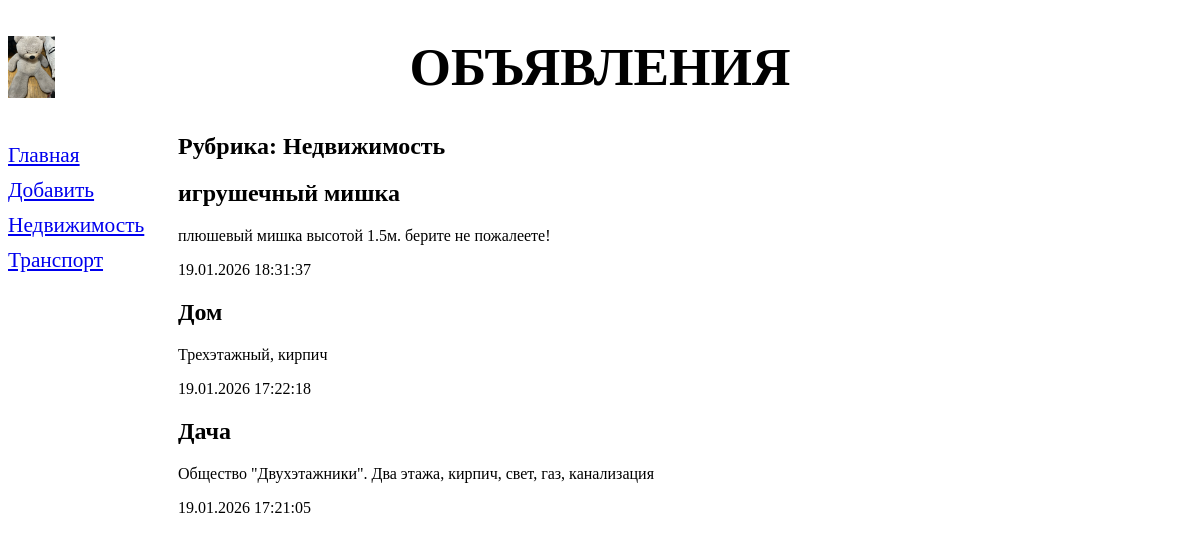
Screenshot of /bboard/1/ with the database file from the repository.
### bboard/models.py (models this page shows, shortened)
class Rubric(models.Model):
    name = models.CharField(max_length=20, db_index=True,
                            verbose_name='Название')
    class Meta:
        verbose_name_plural = 'Рубрики'
        verbose_name = 'Рубрика'
        ordering = ['name']

class Bb(models.Model):
    title = models.CharField(max_length=50, verbose_name='Товар')
    content = models.TextField(verbose_name='Описание')
    price = models.FloatField(verbose_name='Цена')
    published = models.DateTimeField(auto_now_add=True, db_index=True,
                                    verbose_name='Опубликовано')
    rubric = models.ForeignKey('Rubric', null=True,
                              on_delete=models.PROTECT, verbose_name='Рубрика')
    class Meta:
        verbose_name_plural = 'Объявления'
        verbose_name = 'Объявление'
        ordering = ['-published']

### bboard/views.py (the view)
# urls.py: path('<int:rubric_id>/', rubric_bbs, name='rubric_bbs'),
def rubric_bbs(request, rubric_id):
    bbs = Bb.objects.filter(rubric=rubric_id)
    rubrics = Rubric.objects.all()
    current_rubric = Rubric.objects.get(pk=rubric_id)
    context = {'bbs': bbs, 'rubrics': rubrics,
               'current_rubric': current_rubric}
    return render(request, 'bboard/rubric_bbs.html', context)

### bboard/templates/bboard/rubric_bbs.html (shortened to what this page needs)
{% extends "layout/basic.html" %}
{% block content %}
<h2>Рубрика: {{ current_rubric.name }}</h2>
{% for bb in bbs %}
<div>
 <h2>{{ bb.title }}</h2>
 <p>{{ bb.content }}</p>
 <p>{{ bb.published|date:"d.m.Y H:i:s" }}</p>
</div>
{% endfor %}
{% endblock %}

### bboard/templates/layout/basic.html (shortened to what this page needs)
{% load static %}
<!DOCTYPE html>
<html>
 <head>
 <link rel="stylesheet" type="text/css" href="{% static 'bboard/style.css' %}">
 </head>
 <body>
 <header>
 <h1>Объявления</h1>
 </header>
 <nav>
 <a href="{% url 'index' %}">Главная</a>
 <a href="{% url 'add' %}">Добавить</a>
 {% for rubric in rubrics %}
 <a href="{% url 'rubric_bbs' rubric.pk %}">{{ rubric.name }}</a>
 {% endfor %}
 </nav>
 <main>
 {% block content %}
 {% endblock %}
 </main>
 </body>
</html>

### bboard/static/bboard/style.css (style rules this page uses)
header h1 { font-size: 40pt; text-transform: uppercase; text-align: center; background: url("bg.jpg") left / auto 100% no-repeat; }
nav { font-size: 16pt; width: 150px; float: left; }
nav a { display: block; margin: 10px 0px; }
main { margin-left: 170px; }

### rows the page displays
Rubric: name "Недвижимость"
Rubric: name "Транспорт"
Bb: title "игрушечный мишка", content "плюшевый мишка высотой 1.5м. берите не пожалеете!", published "19.01.2026 18:31:37"
Bb: title "Дом", content "Трехэтажный, кирпич", published "19.01.2026 17:22:18"
Bb: title "Дача", content "Общество \"Двухэтажники\". Два этажа, кирпич, свет, газ, канализация", published "19.01.2026 17:21:05"
